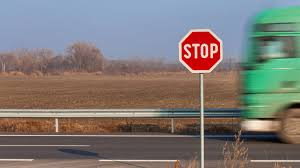
#> input picture Stop Sign 2.jpg, 300 x 168 px
$ python imgSeg.py
#> lines starting #> are read from the running program, lines starting #| are printed output that depends on the picture; after the words box and inside, x2 and y2 are one past the last pixel; in counts of white or black regions, pixels touching at a corner belong together
# Sooriya Bounyalith
# Image Segmentation for Stop Signs

import cv2
import numpy
import matplotlib
from matplotlib import pyplot as plt
import sys
import time


while True:
    # Will be used for looping for the contour section
    loop = 0

    # Display the image in a window
    img = cv2.imread('Stop Sign 2.jpg')
#> img is the input picture: shape (168, 300, 3); mean B, G, R 116.8, 120.7, 126

    # Use HSV to create a mask to filter out all the colors to produce mainly red
    hsv = cv2.cvtColor(img, cv2.COLOR_BGR2HSV)
#> hsv: shape (168, 300, 3); mean H, S, V 53.1, 80.1, 146.2

    # Create the lower and upper bound arrays with numpy
    lowerB = numpy.array([0, 88, 81])
    upperB = numpy.array([190, 255, 255])

    # Create mask to change all the red in the picture to white on a separate window
    RtoW = cv2.inRange(hsv, lowerB, upperB)
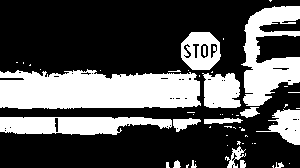
#> RtoW: shape (168, 300); 32.6% white; 54 white regions (39 under 20 px)

    # Used in a separate window to display only the red in an image
    detectRed = cv2.bitwise_and(img, img, mask=RtoW)
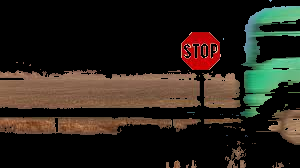
#> detectRed: shape (168, 300, 3); mean B, G, R 26.3, 34.5, 40.7

    # This section of code will be used to detect all of the contours in an image and
    # determine if something has 8 sides, as a stop sign would as an octagonal shape

    # Detects the contours of any shape detected with red in an image
    contours, _ = cv2.findContours(RtoW, cv2.RETR_EXTERNAL, cv2.CHAIN_APPROX_SIMPLE)
#> contours = 53 contours, 41 with area under 20; largest, box (x1, y1, x2, y2) and area: (0, 69, 201, 109) 6562, (241, 6, 300, 106) 3062, (0, 117, 172, 135) 2214, (181, 32, 221, 70) 1190, (202, 73, 241, 108) 1060

    # Loops over a few times in the case of stop signs being further away from the capture device
    # and allowing for more contours to be picked up
    while loop < 2:
        if loop == 0:
            contValue = 0.025
        elif loop == 1:
            contValue = 0.015

        for count in contours:
            # Finds the number of contours for a closed shape in an image
            approx = cv2.approxPolyDP(count, contValue* cv2.arcLength(count, True), True)

            # If the number of contours in a shape detected in the image is 8, it will interpret it as technically
            # being an octagon, which is the shape of a stop sign. Uncomment to see the actual contour.
            # cv2.drawContours(img, [approx], 0, (0, 0, 0), 2)

            # Draws a square over an object and prints text to establish something as being found as a stop sign
            if len(approx) == 8:
                # Get the coordinates along with the width and height value of the detected object
                x, y, w, h = cv2.boundingRect(approx)

                # Calculate the aspect ratio based on the width and height
                aspRatio = float(w)/h

                # Ensures that no tiny shapes that make it past the color filter will be picked up and
                # detected as a stop sign
                if w >= 30 and h >= 30:
                    # Aspect ratio values should be just enough to detect most 8-sided shapes
                    if 0.75 <= aspRatio <= 1.25:
                        cv2.rectangle(img, (x, y), (x+w, y+h), (255, 0, 0), 2)
                        cv2.putText(img, "Stop Sign", (x - 15, y - 5), cv2.FONT_HERSHEY_COMPLEX, 0.5, (255, 0, 0))

        loop += 1
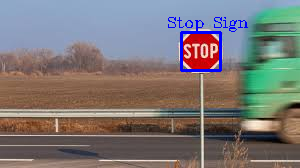
#> img: shape (168, 300, 3); 1.4% of pixels changed, all inside (x1, y1, x2, y2) = (168, 17, 248, 72)
#> after the loop, loop = 2

    # Displays all the windows to show if there is a stop sign within the image
    cv2.imshow('Stop Sign', img)
    cv2.imshow('Red to White', RtoW)

    break

cv2.waitKey(0)
cv2.destroyAllWindows()
sys.exit(0)
#> (the program exits here)

$ run again, with Stop Sign 1.jpg copied over Stop Sign 2.jpg
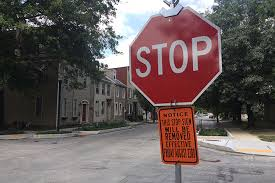
#> input picture Stop Sign 1.jpg, 275 x 183 px
#> img is the input picture: shape (183, 275, 3); mean B, G, R 91.7, 92.8, 104.7
#> hsv: shape (183, 275, 3); mean H, S, V 75.9, 47.6, 107.6
#> `RtoW = cv2.inRange(hsv, lowerB, upperB)`:
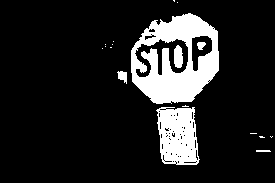
#> RtoW: shape (183, 275); 14% white; 18 white regions (12 under 20 px)
#> contours = 16 contours, 13 with area under 20; largest, box (x1, y1, x2, y2) and area: (131, 13, 219, 104) 6078, (156, 107, 200, 165) 2012, (117, 71, 127, 84) 64
#> after the loop `while loop < 2:`:
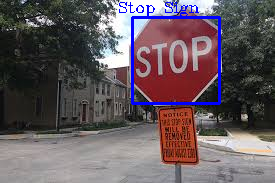
#> img: shape (183, 275, 3); 2.54% of pixels changed, all inside (x1, y1, x2, y2) = (119, 2, 221, 105)
#> after the loop `while loop < 2:`: loop = 2

$ run again, with Stop Sign 3.jpg copied over Stop Sign 2.jpg
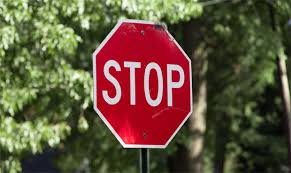
#> input picture Stop Sign 3.jpg, 291 x 173 px
#> img is the input picture: shape (173, 291, 3); mean B, G, R 59.9, 82.5, 99.4
#> hsv: shape (173, 291, 3); mean H, S, V 66, 125.6, 109
#> `RtoW = cv2.inRange(hsv, lowerB, upperB)`:
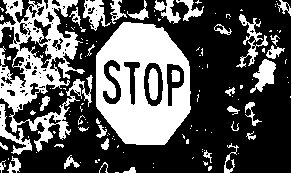
#> RtoW: shape (173, 291); 35.2% white; 132 white regions (95 under 20 px)
#> contours = 128 contours, 102 with area under 20; largest, box (x1, y1, x2, y2) and area: (96, 22, 191, 145) 9246, (0, 0, 93, 152) 5866, (250, 59, 276, 93) 394, (83, 0, 111, 31) 387, (0, 104, 32, 155) 335
#> after the loop `while loop < 2:`:
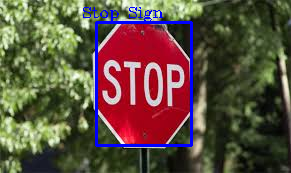
#> img: shape (173, 291, 3); 3.07% of pixels changed, all inside (x1, y1, x2, y2) = (83, 7, 193, 147)
#> after the loop `while loop < 2:`: loop = 2

$ run again, with Stop Sign 4.jpg copied over Stop Sign 2.jpg
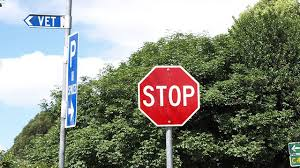
#> input picture Stop Sign 4.jpg, 300 x 168 px
#> img is the input picture: shape (168, 300, 3); mean B, G, R 127.2, 138.9, 135.1
#> hsv: shape (168, 300, 3); mean H, S, V 61, 78.8, 150.9
#> `RtoW = cv2.inRange(hsv, lowerB, upperB)`:
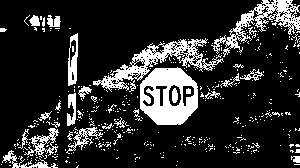
#> RtoW: shape (168, 300); 17.2% white; 420 white regions (389 under 20 px)
#> contours = 415 contours, 398 with area under 20; largest, box (x1, y1, x2, y2) and area: (140, 67, 198, 125) 2655, (93, 38, 224, 92) 1809, (211, 0, 300, 57) 1360, (68, 33, 78, 86) 373, (24, 128, 59, 157) 360
#> after the loop `while loop < 2:`:
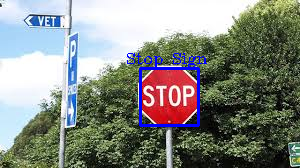
#> img: shape (168, 300, 3); 1.84% of pixels changed, all inside (x1, y1, x2, y2) = (127, 53, 207, 127)
#> after the loop `while loop < 2:`: loop = 2
